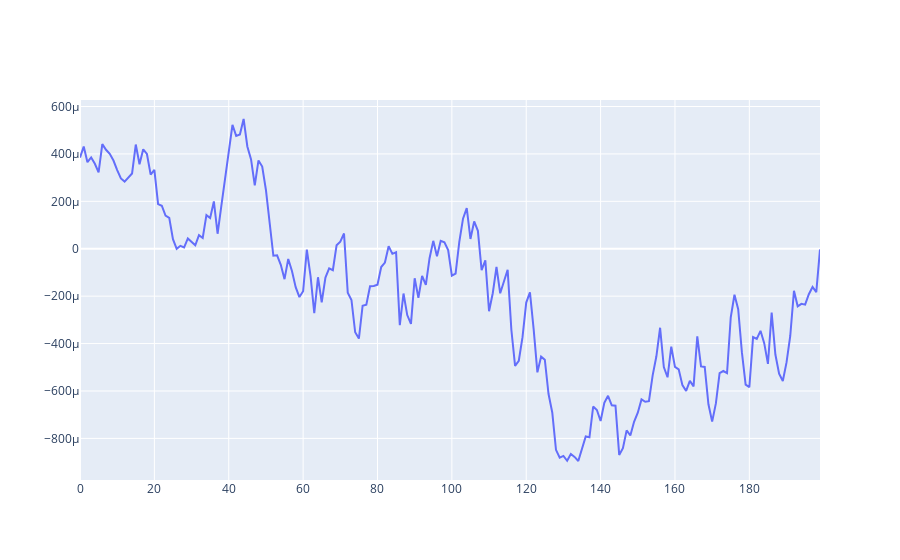

Here is the notebook cell this chart was saved with:
### Code cell
fig = go.Figure()
fig.add_trace(go.Scatter( 
                 x=np.array(range(N)),
                 y=mu_s,
                 name = "mu values"))
fig.show()

### Figure 1 — Plotly figure (JSON) as saved in the notebook; plotly's stock layout.template omitted (floating-point values rounded to 4 significant figures; data arrays with more than 128 entries replaced by an {"elided": "..."} marker saying what was removed)
{"data": [{"name": "mu values", "type": "scatter", "x": {"elided": "200 int values"}, "y": {"elided": "201 float values"}}], "layout": {}}
